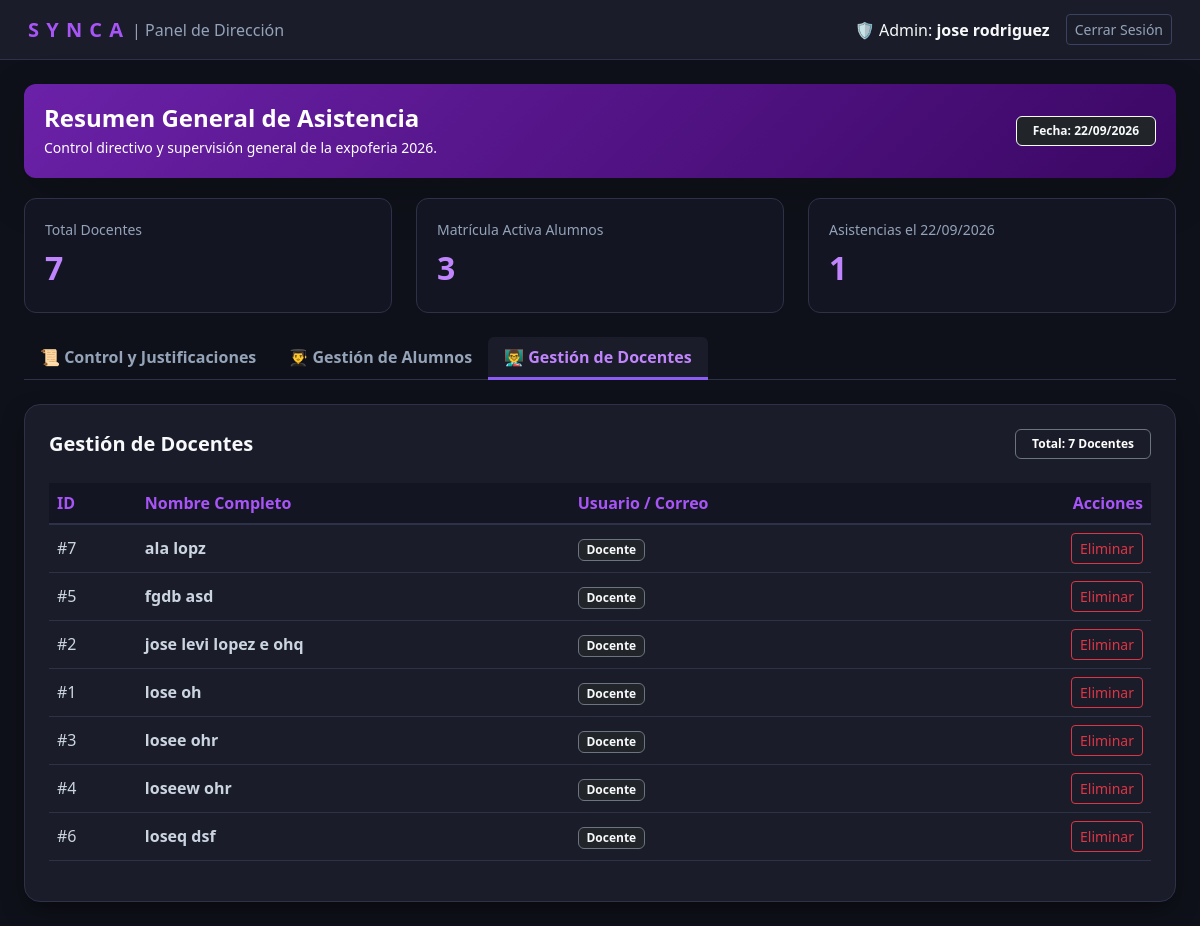
The page /panel_admin.php?tab=profesores (signed in) on the database its author committed.
### tables this page shows
CREATE TABLE `profesor` (
  `id_profesor` int(11) NOT NULL,
  `nombre` varchar(50) NOT NULL,
  `apellido` varchar(50) NOT NULL,
  `telefono` varchar(15) NOT NULL,
  `correo_institucional` varchar(150) NOT NULL,
  `contraseña` varchar(255) NOT NULL
);

### panel_admin.php (the view, shortened to what this page needs)
<?php
require_once 'conexion.php';
$nombre_admin = $_SESSION['nombre'] ?? 'Director General';
$pestana_activa = $_REQUEST['tab'] ?? 'asistencias';
$fecha_filtro = $_REQUEST['fecha'] ?? date('Y-m-d');
try {
    $stmtHoy = $conexion->prepare("SELECT COUNT(*) FROM asistencia WHERE DATE(fecha_registro) = ?");
    $stmtHoy->execute([$fecha_filtro]);
    $totalAsistenciasHoy = $stmtHoy->fetchColumn();
} catch (PDOException $e) {
    $totalProfesores = $totalAlumnos = $totalAsistenciasHoy = 0;
}
try {
    $stmtAlumnos = $conexion->query("SELECT * FROM estudiante ORDER BY nombre ASC");
    $listaAlumnos = $stmtAlumnos->fetchAll(PDO::FETCH_ASSOC);
} catch (PDOException $e) {
    $listaAlumnos = [];
}
try {
    $stmtProf = $conexion->query("SELECT * FROM profesor ORDER BY nombre ASC");
    $listaProfesores = $stmtProf->fetchAll(PDO::FETCH_ASSOC);
} catch (PDOException $ex) {
    try {
        $stmtProf = $conexion->query("SELECT id_docente AS id_profesor, nombre, apellido, usuario FROM docentes ORDER BY nombre ASC");
        $listaProfesores = $stmtProf->fetchAll(PDO::FETCH_ASSOC);
    } catch (PDOException $e) {
        $listaProfesores = [];
    }
}
?>
<!DOCTYPE html>
<html lang="es">
<head>
    <link href="https://cdn.jsdelivr.net/npm/bootstrap@5.3.0/dist/css/bootstrap.min.css" rel="stylesheet">
</head>
<body>
    <nav class="navbar-admin d-flex justify-content-between align-items-center">
        <div class="d-flex align-items-center gap-2">
            <span class="brand-logo">S Y N C A</span>
            <span class="text-subtle fs-6">| Panel de Dirección</span>
        </div>
        <div class="d-flex align-items-center gap-3">
            <span class="text-light">🛡️ Admin: <b><?= htmlspecialchars($nombre_admin) ?></b></span>
            <a href="logout.php" class="btn btn-sm btn-outline-custom">Cerrar Sesión</a>
        </div>
    </nav>
    <div class="container-fluid py-4 px-4">
        <div class="banner-purple d-flex justify-content-between align-items-center shadow-lg">
            <div>
                <h4 class="fw-bold mb-1">Resumen General de Asistencia</h4>
                <p class="mb-0 text-light-50 small">Control directivo y supervisión general de la expoferia 2026.</p>
            </div>
            <span class="badge bg-dark border border-light text-light px-3 py-2">Fecha: <?= date('d/m/Y', strtotime($fecha_filtro)) ?></span>
        </div>
        <div class="row g-4 mb-4">
            <div class="col-md-4">
                <div class="stat-card">
                    <span class="text-subtle small d-block mb-1">Total Docentes</span>
                    <span class="stat-number"><?= count($listaProfesores) ?></span>
                </div>
            </div>
            <div class="col-md-4">
                <div class="stat-card">
                    <span class="text-subtle small d-block mb-1">Matrícula Activa Alumnos</span>
                    <span class="stat-number"><?= count($listaAlumnos) ?></span>
                </div>
            </div>
            <div class="col-md-4">
                <div class="stat-card">
                    <span class="text-subtle small d-block mb-1">Asistencias el <?= date('d/m/Y', strtotime($fecha_filtro)) ?></span>
                    <span class="stat-number"><?= $totalAsistenciasHoy ?></span>
                </div>
            </div>
        </div>
        <ul class="nav nav-tabs mb-4">
            <li class="nav-item">
                <a class="nav-link <?= $pestana_activa === 'asistencias' ? 'active' : '' ?>" href="?tab=asistencias&fecha=<?= urlencode($fecha_filtro) ?>">📜 Control y Justificaciones</a>
            </li>
            <li class="nav-item">
                <a class="nav-link <?= $pestana_activa === 'alumnos' ? 'active' : '' ?>" href="?tab=alumnos">👨‍🎓 Gestión de Alumnos</a>
            </li>
            <li class="nav-item">
                <a class="nav-link <?= $pestana_activa === 'profesores' ? 'active' : '' ?>" href="?tab=profesores">👨‍🏫 Gestión de Docentes</a>
            </li>
        </ul>
        <?php if ($pestana_activa === 'profesores'): ?>
        <div class="card card-custom p-4">
            <div class="d-flex justify-content-between align-items-center mb-4">
                <h5 class="fw-bold text-light mb-0">Gestión de Docentes</h5>
                <span class="badge bg-purple px-3 py-2 border border-secondary">Total: <?= count($listaProfesores) ?> Docentes</span>
            </div>
            <div class="table-responsive">
                <table class="table table-dark-custom align-middle">
                    <thead>
                        <tr>
                            <th>ID</th>
                            <th>Nombre Completo</th>
                            <th>Usuario / Correo</th>
                            <th class="text-end">Acciones</th>
                        </tr>
                    </thead>
                    <tbody>
                        <?php if (empty($listaProfesores)): ?>
                            <tr><td colspan="4" class="text-center py-4 text-subtle">No hay profesores registrados.</td></tr>
                        <?php else: ?>
                            <?php foreach ($listaProfesores as $prof):
                                $idDocente = $prof['id_profesor'] ?? $prof['id'] ?? 0;
                                $nombreDocente = trim(($prof['nombre'] ?? '') . ' ' . ($prof['apellido'] ?? ''));
                                $userDocente = $prof['usuario'] ?? $prof['correo'] ?? 'Docente';
                            ?>
                            <tr>
                                <td class="text-subtle">#<?= htmlspecialchars($idDocente) ?></td>
                                <td class="fw-semibold text-light"><?= htmlspecialchars($nombreDocente) ?></td>
                                <td><span class="badge bg-dark border border-secondary text-light"><?= htmlspecialchars($userDocente) ?></span></td>
                                <td class="text-end">
                                    <form method="POST" onsubmit="return confirm('¿Estás seguro de eliminar este docente?');" style="display:inline;">
                                        <button type="submit" class="btn btn-outline-danger btn-sm">Eliminar</button>
                                    </form>
                                </td>
                            </tr>
                            <?php endforeach; ?>
                        <?php endif; ?>
                    </tbody>
                </table>
            </div>
        </div>
        <?php endif; ?>
    </div>
</body>
</html>

### panel_admin.php (style rules this page uses)
body { background-color: #0f111a; color: #e2e8f0; font-family: 'Segoe UI', system-ui, -apple-system, sans-serif; min-height: 100vh; }
.navbar-admin { background-color: #1a1c29; border-bottom: 1px solid #2d3248; padding: 14px 28px; }
.brand-logo { color: #a855f7; font-weight: 700; font-size: 1.25rem; letter-spacing: 1px; }
.card-custom { background-color: #1a1c29; border: 1px solid #2d3248; border-radius: 16px; box-shadow: 0 10px 25px -5px rgba(0, 0, 0, 0.5); }
.banner-purple { background: linear-gradient(135deg, #6b21a8 0%, #3b0764 100%); border-radius: 12px; padding: 20px; color: #ffffff; margin-bottom: 20px; }
.stat-card { background-color: #131522; border: 1px solid #2d3248; border-radius: 12px; padding: 20px; }
.stat-number { font-size: 2rem; font-weight: 700; color: #c084fc; }
.btn-outline-custom { border: 1px solid #3b4261; color: #94a3b8; background: transparent; }
.table-dark-custom thead th { background-color: #131522 !important; color: #a855f7 !important; border-bottom: 2px solid #2d3248 !important; }
.table-dark-custom tbody td { background-color: transparent !important; color: #cbd5e1 !important; border-bottom: 1px solid #2d3248 !important; vertical-align: middle; }
.text-subtle { color: #94a3b8 !important; }
.nav-tabs { border-bottom: 1px solid #2d3248; }
.nav-tabs .nav-link { color: #94a3b8; border: none; font-weight: 600; }
.nav-tabs .nav-link.active { background-color: #1a1c29; color: #c084fc; border-bottom: 3px solid #8b5cf6; }

### rows shown on the page
profesor: id_profesor "7", nombreDocente "ala lopz", userDocente "Docente"
profesor: id_profesor "5", nombreDocente "fgdb asd", userDocente "Docente"
profesor: id_profesor "2", nombreDocente "jose levi lopez e ohq", userDocente "Docente"
profesor: id_profesor "1", nombreDocente "lose oh", userDocente "Docente"
profesor: id_profesor "3", nombreDocente "losee ohr", userDocente "Docente"
profesor: id_profesor "4", nombreDocente "loseew ohr", userDocente "Docente"
profesor: id_profesor "6", nombreDocente "loseq dsf", userDocente "Docente"

### other values the page prints
$nombre_admin "jose rodriguez"
count($listaProfesores) "7"
count($listaAlumnos) "3"
$totalAsistenciasHoy "1"
